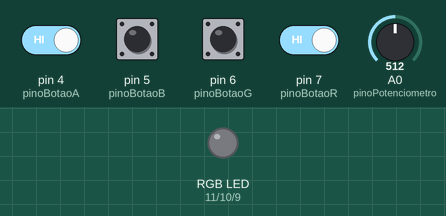
Simulated run of this sketch. Board: Arduino Uno, built with avr-gcc and run on an emulated ATmega328P. On the bench: an RGB LED mixed from three pins (HIGH = lit). Inputs (shaded band) come from the test bench; at power-on: pin 4 (pinoBotaoA), pin 5 (pinoBotaoB), pin 6 (pinoBotaoG), pin 7 (pinoBotaoR) HIGH, A0 (pinoPotenciometro) = 512. Dim RGB values are drawn brighter than linear.

Above: at 1.2 s.
1.3 s: pin 5 (pinoBotaoB) pulled LOW for 0.15 s
At 1.4 s:
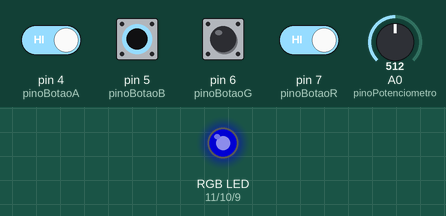
3.0 s: pin 6 (pinoBotaoG) pulled LOW for 0.15 s
At 3.1 s:
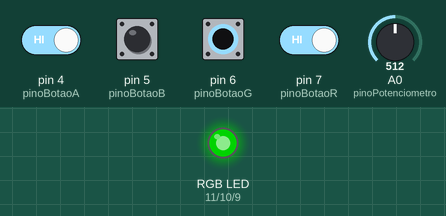
4.7 s: pin 5 (pinoBotaoB) pulled LOW for 1 s
At 6.4 s:
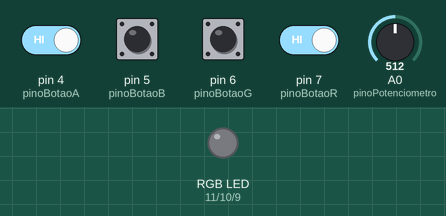
7.2 s: pin 4 (pinoBotaoA) driven LOW and pin 7 (pinoBotaoR) driven LOW
At 7.6 s:
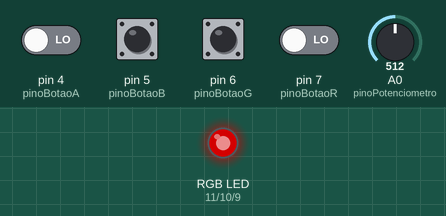
8.7 s: A0 (pinoPotenciometro) set to 716
At 9.9 s:
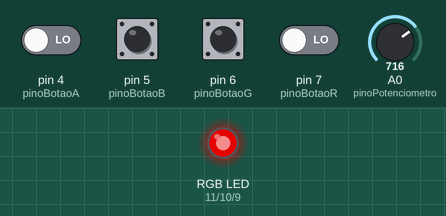
10.2 s: A0 (pinoPotenciometro) set to 900
At 11.3 s:
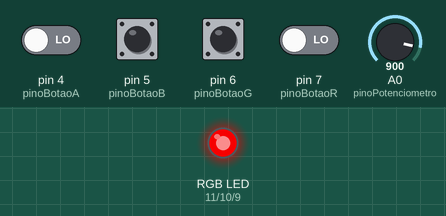
Timing chart, 0 to 12.7 s (numbered marks = the images above; inputs shaded):
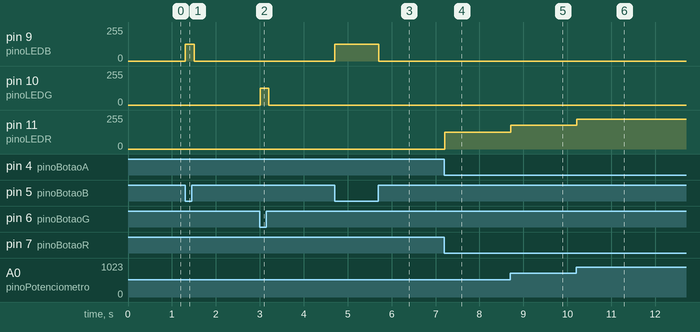

Measured:
- after the input at 1.3 s, pin 9 (pinoLEDB): 0/255 → 127/255 at once, → 0/255 0.20 s later
- after the input at 3.0 s, pin 10 (pinoLEDG): 0/255 → 127/255 at once, → 0/255 0.20 s later
- after the input at 4.7 s, pin 9 (pinoLEDB): 0/255 → 127/255 at once, → 0/255 1.0 s later
- after the input at 7.2 s, pin 11 (pinoLEDR): 0/255 → 127/255 at once
- after the input at 8.7 s, pin 11 (pinoLEDR): 127/255 → 178/255 at once
- after the input at 10.2 s, pin 11 (pinoLEDR): 178/255 → 224/255 at once

The sketch:

led_rgb_potenciometro.ino
```cpp
/*
 * Aciona as 3 cores do LED RGB através de botões
 */

// Pinos
const int pinoLEDR = 11;
const int pinoLEDG = 10;
const int pinoLEDB = 9;
const int pinoBotaoR = 7;
const int pinoBotaoG = 6;
const int pinoBotaoB = 5;
const int pinoBotaoA = 4; // Botao de ajuste
const int pinoPotenciometro = A0; // potenciometro de intensidade

// Estados de cada botão
int leituraBotaoR;
int leituraBotaoG;
int leituraBotaoB;
int leituraBotaoA;
int leituraPotenciometro;
int pwmR = 0;
int pwmG = 0;
int pwmB = 0;

void setup() {
  // configura os pinos
  pinMode(pinoLEDR, OUTPUT);
  pinMode(pinoLEDG, OUTPUT);
  pinMode(pinoLEDB, OUTPUT);

  pinMode(pinoBotaoR, INPUT_PULLUP);
  pinMode(pinoBotaoG, INPUT_PULLUP);
  pinMode(pinoBotaoB, INPUT_PULLUP);
  pinMode(pinoBotaoA, INPUT_PULLUP);
}

void loop() {
  // le estado dos botões
  leituraBotaoR = digitalRead(pinoBotaoR);
  leituraBotaoG = digitalRead(pinoBotaoG);
  leituraBotaoB = digitalRead(pinoBotaoB);
  leituraBotaoA = digitalRead(pinoBotaoA);
  leituraPotenciometro = analogRead(pinoPotenciometro);

  if(leituraBotaoR == LOW){ // verifica se o botão foi pressionado
    if(leituraBotaoA == LOW){
      // Ajusta a intensidade da cor de acordo com o potenciometro
      pwmR = map(leituraPotenciometro, 0, 1023, 0 ,255);
    }
    analogWrite(pinoLEDR, pwmR); // aciona a cor a intesidade configurada
  } else{
    analogWrite(pinoLEDR, 0); // apaga o LED
  }

  if(leituraBotaoG == LOW){ // verifica se o botão foi pressionado
    if(leituraBotaoA == HIGH){
      // Ajusta a intensidade da cor de acordo com o potenciometro
      pwmG = map(leituraPotenciometro, 0, 1023, 0 ,255);
    }
    analogWrite(pinoLEDG, pwmG); // aciona a cor a intesidade configurada
  } else{
    analogWrite(pinoLEDG, 0); // apaga o LED
  }

  if(leituraBotaoB == LOW){ // verifica se o botão foi pressionado
    if(leituraBotaoA == HIGH){
      // Ajusta a intensidade da cor de acordo com o potenciometro
      pwmB = map(leituraPotenciometro, 0, 1023, 0 ,255);
    }
    analogWrite(pinoLEDB, pwmB); // aciona a cor a intesidade configurada
  } else{
    analogWrite(pinoLEDB, 0); // apaga o LED
  }

  delay(100); // aguar 100 miliseguindos para uma nova leitura

}
```
